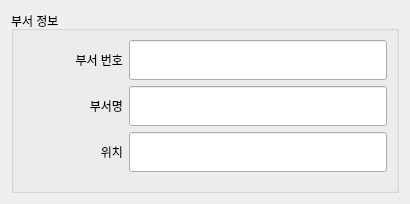
<?xml version="1.0" encoding="UTF-8"?>
<ui version="4.0">
 <class>DepartmentInfo</class>
 <widget class="QWidget" name="DepartmentInfo">
  <property name="geometry">
   <rect>
    <x>0</x>
    <y>0</y>
    <width>410</width>
    <height>204</height>
   </rect>
  </property>
  <property name="windowTitle">
   <string>부서</string>
  </property>
  <layout class="QGridLayout" name="gridLayout_2">
   <item row="0" column="0">
    <widget class="QGroupBox" name="groupBox">
     <property name="title">
      <string>부서 정보</string>
     </property>
     <layout class="QGridLayout" name="gridLayout">
      <item row="0" column="0">
       <layout class="QFormLayout" name="formLayout">
        <item row="0" column="1">
         <widget class="QLineEdit" name="le_no">
          <property name="minimumSize">
           <size>
            <width>0</width>
            <height>40</height>
           </size>
          </property>
         </widget>
        </item>
        <item row="2" column="0">
         <widget class="QLabel" name="lbl_name">
          <property name="minimumSize">
           <size>
            <width>100</width>
            <height>40</height>
           </size>
          </property>
          <property name="text">
           <string>부서명</string>
          </property>
          <property name="alignment">
           <set>Qt::AlignRight|Qt::AlignTrailing|Qt::AlignVCenter</set>
          </property>
         </widget>
        </item>
        <item row="2" column="1">
         <widget class="QLineEdit" name="le_name">
          <property name="minimumSize">
           <size>
            <width>0</width>
            <height>40</height>
           </size>
          </property>
         </widget>
        </item>
        <item row="0" column="0">
         <widget class="QLabel" name="lbl_no">
          <property name="minimumSize">
           <size>
            <width>100</width>
            <height>40</height>
           </size>
          </property>
          <property name="text">
           <string>부서 번호</string>
          </property>
          <property name="alignment">
           <set>Qt::AlignRight|Qt::AlignTrailing|Qt::AlignVCenter</set>
          </property>
         </widget>
        </item>
        <item row="3" column="0">
         <widget class="QLabel" name="lbl_floor">
          <property name="minimumSize">
           <size>
            <width>100</width>
            <height>40</height>
           </size>
          </property>
          <property name="text">
           <string>위치</string>
          </property>
          <property name="alignment">
           <set>Qt::AlignRight|Qt::AlignTrailing|Qt::AlignVCenter</set>
          </property>
         </widget>
        </item>
        <item row="3" column="1">
         <widget class="QLineEdit" name="le_floor">
          <property name="minimumSize">
           <size>
            <width>0</width>
            <height>40</height>
           </size>
          </property>
         </widget>
        </item>
       </layout>
      </item>
     </layout>
    </widget>
   </item>
  </layout>
 </widget>
 <resources/>
 <connections/>
</ui>
